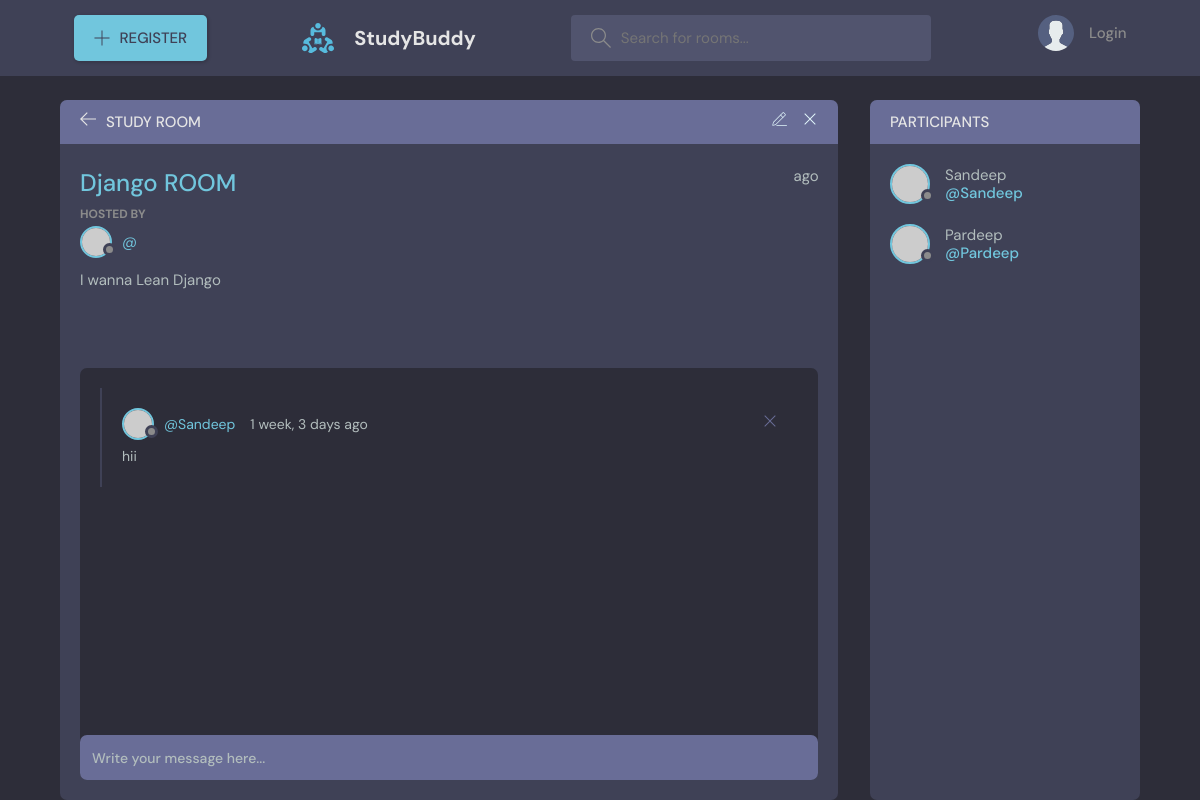
Screenshot of /room/16 with the database file from the repository.
### base/models.py (models this page shows, shortened)
class Room(models.Model):
    host=models.ForeignKey(User,on_delete=models.SET_NULL , null=True)
    name=models.CharField(max_length=20)
    topic=models.ForeignKey(Topic ,on_delete=models.CASCADE,null=True)
    participant=models.ManyToManyField(User , related_name="participant")
    description=models.TextField(null=True,blank=True)
    created_at=models.DateTimeField(auto_now_add=True)
    updated_at=models.DateTimeField(auto_now=True)
    class Meta:
        ordering=['-updated_at','created_at']

class Message(models.Model):
    user=models.ForeignKey(User,on_delete=models.CASCADE)
    room=models.ForeignKey(Room ,on_delete=models.CASCADE)
    body=models.TextField()
    created_at=models.DateTimeField(auto_now_add=True)
    updated_at=models.DateTimeField(auto_now=True)
    class Meta:
        ordering=['-updated_at','created_at']

### base/views.py (the view, shortened to what this page needs)
# urls.py: path('room/<str:pk>',room,name="room"),
def room(request,pk):
    rooms=Room.objects.get(id=pk)
    room_msg=rooms.message_set.all().order_by('-created_at')
    get_participants=rooms.participant.all()
    context={'rooms':rooms,'room_messages':room_msg ,'get_participants':get_participants,}
    return render(request ,'base/room.html',context)

### base/templates/base/room.html (shortened to what this page needs)
{% extends 'main.html' %}
{% block content %}
    <main class="profile-page layout layout--2">
      <div class="container">
        <div class="room">
          <div class="room__top">
            <div class="room__topLeft">
              <a href="{% url 'home' %}">
                <svg version="1.1" xmlns="http://www.w3.org/2000/svg" width="32" height="32" viewBox="0 0 32 32">
                  <title>arrow-left</title>
                  <path
                    d="M13.723 2.286l-13.723 13.714 13.719 13.714 1.616-1.611-10.96-10.96h27.625v-2.286h-27.625l10.965-10.965-1.616-1.607z"
                  ></path>
                </svg>
              </a>
              <h3>Study Room</h3>
            </div>
            <div class="room__topRight">
              <a href="#">
              </a>
              <a href="#">
                <svg version="1.1" xmlns="http://www.w3.org/2000/svg" width="32" height="32" viewBox="0 0 32 32">
                  <title>remove</title>
                  <path
                    d="M27.314 6.019l-1.333-1.333-9.98 9.981-9.981-9.981-1.333 1.333 9.981 9.981-9.981 9.98 1.333 1.333 9.981-9.98 9.98 9.98 1.333-1.333-9.98-9.98 9.98-9.981z"
                  ></path>
                </svg>
              </a>
            </div>
          </div>
          <div class="room__box scroll">
            <div class="room__header scroll">
              <div class="room__info">
                <h3>{{rooms.name}}</h3>
                <span>{{message.created_at|timesince}} ago</span>
              </div>
              <div class="room__hosted">
                <p>Hosted By</p>
                <a href="#" class="room__author">
                  <div class="avatar avatar--small">
                    <img src="https://randomuser.me/api/portraits/men/37.jpg" />
                  </div>
                  <span>@{{user.username}}</span>
                </a>
              </div>
              <div class="room__details">
                {{rooms.description}}
              </div>
            </div>
            <div class="room__conversation">
              <div class="threads scroll">
                {% for message in room_messages %}
                <div class="thread">
                  <div class="thread__top">
                    <div class="thread__author">
                      <a href="{% url 'User-Profile' user.id %}" class="thread__authorInfo">
                        <div class="avatar avatar--small">
                          <img src="https://randomuser.me/api/portraits/men/37.jpg" />
                        </div>
                        <span>@{{message.user}}</span>
                      </a>
                      <span class="thread__date">{{message.created_at|timesince}} ago</span>
                    </div>
                    <div class="thread__delete">
                      <svg version="1.1" xmlns="http://www.w3.org/2000/svg" width="32" height="32" viewBox="0 0 32 32">
                        <title>remove</title>
                        <path
                          d="M27.314 6.019l-1.333-1.333-9.98 9.981-9.981-9.981-1.333 1.333 9.981 9.981-9.981 9.98 1.333 1.333 9.981-9.98 9.98 9.98 1.333-1.333-9.98-9.98 9.98-9.981z"
                        ></path>
                      </svg>
                    </div>
                  </div>
                  <div class="thread__details">
                    {{message.body}}
                  </div>
                </div>
                {% endfor %}
              </div>
            </div>
          </div>
          <div class="room__message">
            <form action="" method="POST">
              <input type="text" name="body" placeholder="Write your message here..." />
            </form>
          </div>
        </div>
        <div class="participants">
          <h3 class="participants__top">Participants</h3>
          <div class="participants__list scroll">
            {% for user in get_participants %}
            <a href="profile.html" class="participant">
              <div class="avatar avatar--medium">
                <img src="https://randomuser.me/api/portraits/men/37.jpg" />
              </div>
              <p>
                {{user.username}}
                <span>@{{user.username}}</span>
              </p>
            </a>
            {% endfor %}
          </div>
        </div>
      </div>
    </main>
{% endblock %}

### rows the page displays
Room: name "Django ROOM", description "I wanna Lean Django"
Message: user "Sandeep", created_at "1 week, 3 days", body "hii"

### other values shown
{{ user.username }} "Sandeep"
{{ user.username }} "Pardeep"
